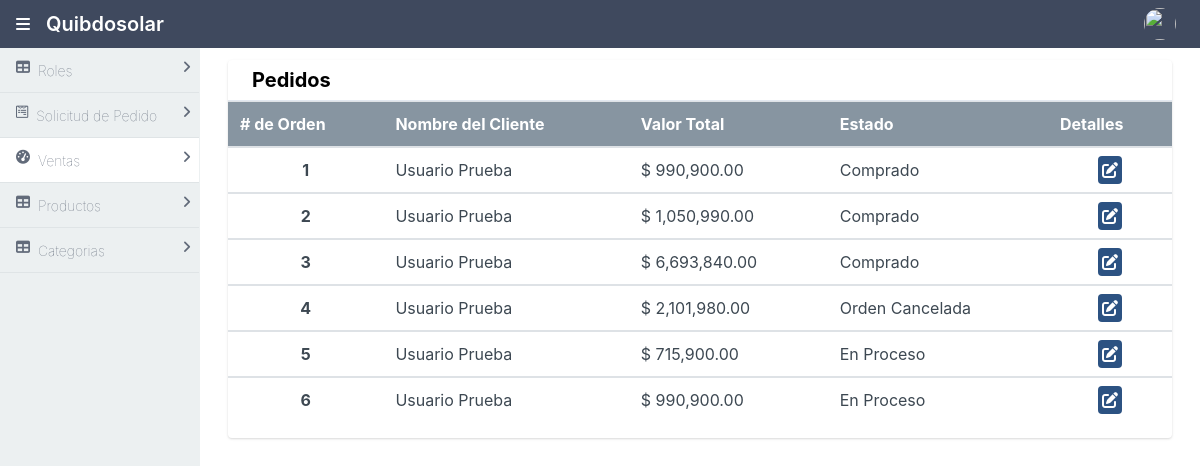
/admin/otros.php, run on an earlier commit of the app's database.
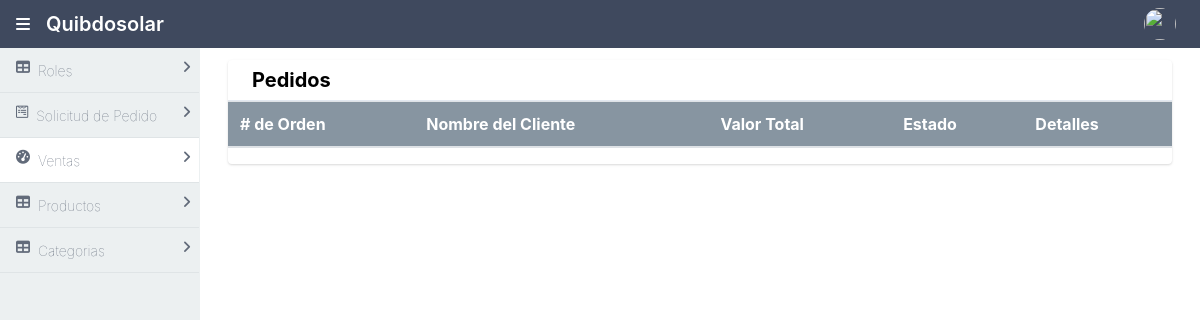
And on a later commit of the database.
### tables this page shows
CREATE TABLE `orden` (
  `id_orden` int(11) NOT NULL,
  `cliente` int(11) NOT NULL,
  `total` float(12,2) NOT NULL,
  `estado` tinyint(1) NOT NULL,
  `condicion` tinyint(1) NOT NULL,
  `fecha` timestamp NOT NULL DEFAULT current_timestamp() ON UPDATE current_timestamp()
);

### admin/otros.php (the view, shortened to what this page needs)
<?php
    $db = new Database();
    $connection = $db->connect();
    $consulta = $connection->prepare("SELECT id_orden, CONCAT(cliente.nombre, ' ', cliente.apellido) AS nombre, total, orden.estado, condicion FROM orden INNER JOIN cliente ON orden.cliente = cliente.id");
    $consulta->execute();
    $ordenes = $consulta->fetchAll(PDO::FETCH_ASSOC);
?>
<!DOCTYPE html>
<html lang="en">
<head>
    <link rel="stylesheet" href="../css/styles.css">
    <link rel="stylesheet" href="../css/all.css">
    <link rel="stylesheet" href="./css/styleadmi.css">
    <link rel="stylesheet" type="text/css" href="https://cdn.datatables.net/1.10.25/css/jquery.dataTables.css">
</head>
<body>
<div class="mx-auto bg-grey-400">
    <div class="min-h-screen flex flex-col">
        <header class="bg-nav">
            <?php include("../componentes/headerAdmin.php") ?>
        </header>
        <div class="flex flex-1">
            <aside id="sidebar" class="bg-side-nav w-1/2 md:w-1/6 lg:w-1/6 border-r border-side-nav hidden md:block lg:block">
                <ul class="list-reset flex flex-col">
                    <?php include("../componentes/barralateralAdmin.php") ?>
                </ul>
            </aside>
            <main class="bg-white-300 flex-1 p-3 overflow-hidden">
                    <div class="flex flex-1 flex-col md:flex-row lg:flex-row mx-2">
                        <div class="rounded overflow-hidden shadow bg-white mx-2 w-full">
                            <div class="px-6 py-2 border-b border-light-grey">
                                <div class="font-bold text-xl">Pedidos</div>
                            </div>
                            <div class="table-responsive">
                            <table class="table text-grey-darkest" id="dataTable">
                                    <thead class="bg-grey-dark text-white text-normal">
                                        <tr>
                                            <th scope="col" class="text-align: center"># de Orden</th>
                                            <th scope="col" class="text-align: center">Nombre del Cliente</th>
                                            <th scope="col" class="text-align: center">Valor Total</th>
                                            <th scope="col" class="text-align: center">Estado</th>
                                            <th scope="col" class="text-align: center">Detalles</th>
                                        </tr>
                                    </thead>
                                    <?php
                                        foreach ($ordenes as $key => $orden){
                                    ?>
                                    <tbody>
                                        <tr>
                                            <th scope="row" class="text-center">
                                                <?php echo $orden["id_orden"] . "<br>"; ?>
                                            </th>
                                            <td class="text-align: center">
                                                <?php echo $orden["nombre"] . "<br>"; ?>
                                            </td>
                                            <td class="text-align: center">
                                                $ <?php echo number_format($orden["total"],2) . "<br>"; ?>
                                            </td>
                                            <td class="text-align: center">
                                            <?php
                                                if ($orden['estado'] == 1 and $orden['condicion'] == 0) {
                                                    echo "En Proceso";
                                                } elseif ($orden['estado'] == 0 and $orden['condicion'] == 0) {
                                                    echo "Comprado";
                                                } elseif ($orden['condicion'] == 1) {
                                                    echo "Orden Cancelada";
                                                }
                                            ?>
                                            </td>
                                            <td class="text-center">
                                                <a class="bg-blue-800 cursor-pointer rounded p-1 mx-1 text-white" href="./detalleOrden.php?id=<?php echo $orden["id_orden"]; ?>">
                                                    <i class="fas fa-edit"></i></a>
                                            </td>
                                        </tr>
                                    </tbody>
                                    <?php
                                                }
                                            ?>
                                </table>
                            </div>
                        </div>
                    </div>
                </div>
        </div>
    </div>
</body>
</html>

What changed in the data, as far as the page shows it:
removed orden: id_orden "1", nombre "Usuario Prueba", total "990,900.00", estado "Comprado"
removed orden: id_orden "2", nombre "Usuario Prueba", total "1,050,990.00", estado "Comprado"
removed orden: id_orden "3", nombre "Usuario Prueba", total "6,693,840.00", estado "Comprado"
removed orden: id_orden "4", nombre "Usuario Prueba", total "2,101,980.00", estado "Orden Cancelada"
removed orden: id_orden "5", nombre "Usuario Prueba", total "715,900.00", estado "En Proceso"
removed orden: id_orden "6", nombre "Usuario Prueba", total "990,900.00", estado "En Proceso"
